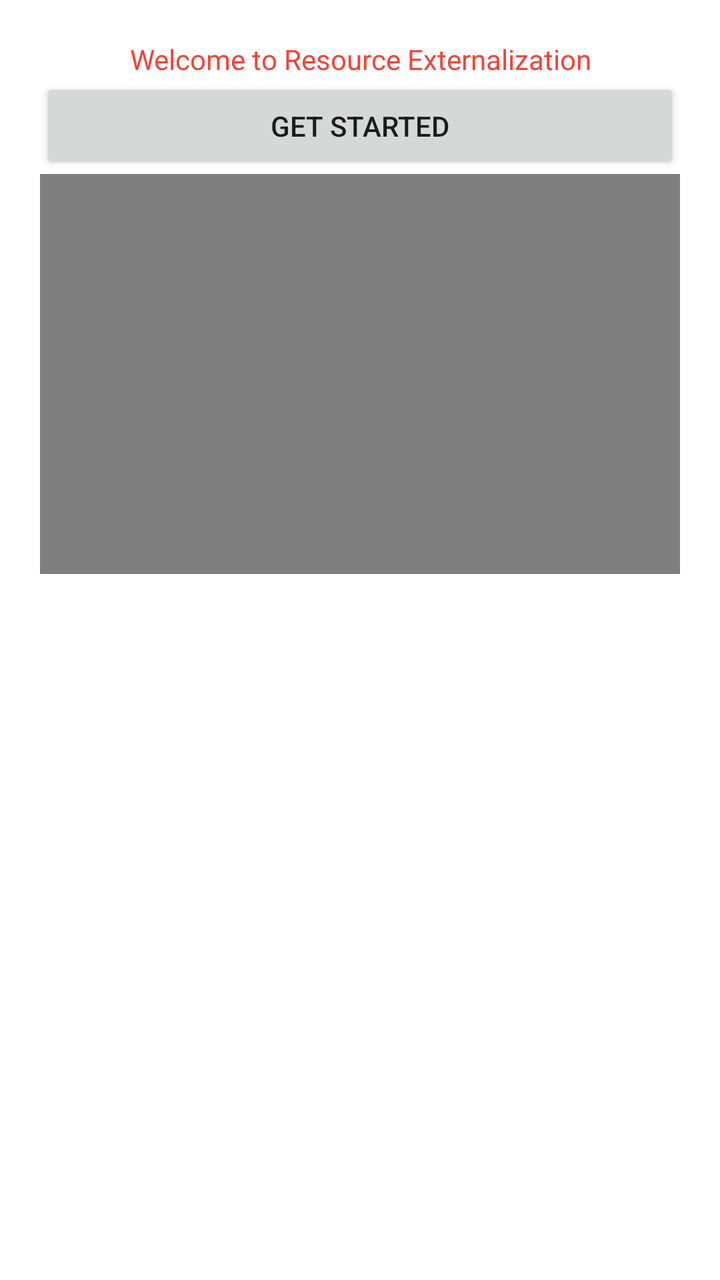
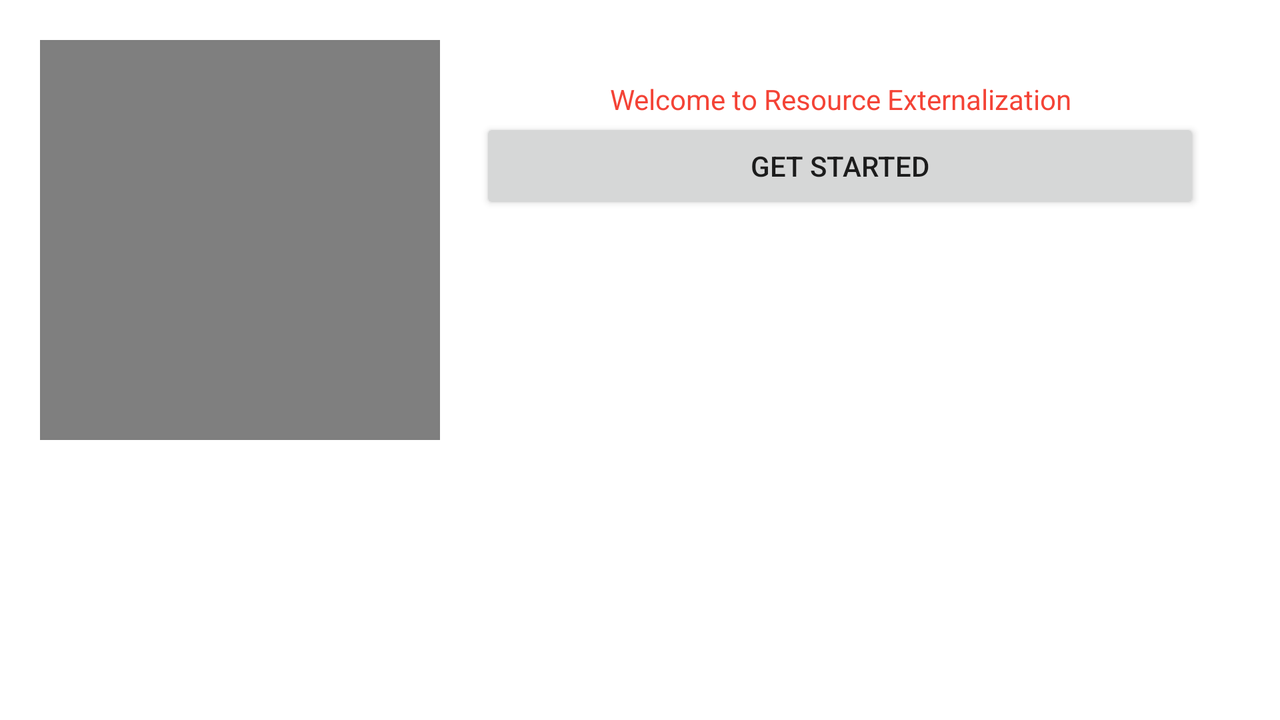

One screen, two layout resources from the same app: the default and the author's alternative for another configuration. Each is rendered where Android would select it; the XML of both is given below.
<!-- AndroidManifest.xml: application theme Theme.ResourcesApp -->
<!-- res/layout/activity_main.xml -->
<?xml version="1.0" encoding="utf-8"?>
<RelativeLayout
    xmlns:android="http://schemas.android.com/apk/res/android"
    xmlns:app="http://schemas.android.com/apk/res-auto"
    xmlns:tools="http://schemas.android.com/tools"
    android:layout_width="match_parent"
    android:layout_height="match_parent"
    android:padding="20dp"
    tools:context=".MainActivity">



    <TextView
        android:layout_width="match_parent"
        android:id="@+id/txt"
        android:text="@string/welcome_msg"
        android:textColor="@color/pink"
        android:textSize="@dimen/text_size"
        android:textAlignment="center"
        android:layout_height="wrap_content"/>


    <Button
        android:id="@+id/btn_start"
        android:layout_width="match_parent"
        android:layout_below="@id/txt"
        android:onClick="open_laguagae_dialog"
        android:text="@string/get_started"
        android:layout_height="wrap_content"/>

    <VideoView
        android:layout_below="@id/btn_start"
        android:id="@+id/viedo_view"
        android:layout_width="match_parent"
        android:layout_height="200dp"/>

    <TextView
        android:layout_marginTop="20dp"
        android:layout_below="@id/viedo_view"
        android:layout_width="match_parent"
        android:id="@+id/reader"
        android:layout_height="wrap_content"/>
</RelativeLayout>
<!-- resources referenced by this layout -->
<resources>
  <color name="pink">#F44336</color>
  <string name="get_started">Get Started</string>
  <string name="welcome_msg">Welcome to Resource Externalization</string>
  <style name="Theme.ResourcesApp" parent="Theme.MaterialComponents.DayNight.DarkActionBar">
          
          <item name="colorPrimary">@color/purple_500</item>
          <item name="colorPrimaryVariant">@color/purple_700</item>
          <item name="colorOnPrimary">@color/white</item>
          
          <item name="colorSecondary">@color/teal_200</item>
          <item name="colorSecondaryVariant">@color/teal_700</item>
          <item name="colorOnSecondary">@color/black</item>
          
          <item name="android:statusBarColor" tools:targetApi="l">?attr/colorPrimaryVariant</item>
          
      </style>
  <color name="purple_500">#FF6200EE</color>
  <color name="purple_700">#FF3700B3</color>
  <color name="white">#FFFFFFFF</color>
  <color name="teal_200">#FF03DAC5</color>
  <color name="teal_700">#FF018786</color>
  <color name="black">#FF000000</color>
</resources>
<!-- res/layout-land/activity_main.xml (the author's variant of the layout above) -->
<!-- drawn on the phone turned sideways -->
<?xml version="1.0" encoding="utf-8"?>
<RelativeLayout
    xmlns:android="http://schemas.android.com/apk/res/android"
    xmlns:app="http://schemas.android.com/apk/res-auto"
    xmlns:tools="http://schemas.android.com/tools"
    android:layout_width="match_parent"
    android:layout_height="match_parent"
    android:padding="20dp"
    tools:context=".MainActivity">

    <LinearLayout
        android:layout_width="match_parent"
        android:orientation="horizontal"
        android:layout_height="match_parent">
        <VideoView
            android:id="@+id/viedo_view"
            android:layout_width="200dp"
            android:layout_height="200dp"/>

        <LinearLayout
            android:layout_margin="20dp"
            android:orientation="vertical"
            android:layout_width="match_parent"
            android:layout_height="wrap_content">
            <TextView
                android:layout_width="match_parent"
                android:id="@+id/txt"
                android:text="@string/welcome_msg"
                android:textColor="@color/pink"
                android:textSize="@dimen/text_size"
                android:textAlignment="center"
                android:layout_height="wrap_content"/>
            <Button
                android:id="@+id/btn_start"
                android:layout_width="match_parent"
                android:text="@string/get_started"
                android:layout_height="wrap_content"/>

        </LinearLayout>

    </LinearLayout>
</RelativeLayout>
